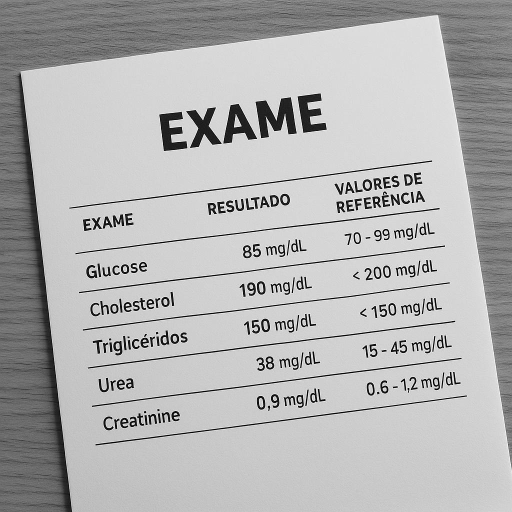
#> input picture resultados/01_cinza.jpg, 1024 x 1024 px (shown at 1/2 size)
$ python main.py
#> lines starting #> are read from the running program, lines starting #| are printed output that depends on the picture; after the words box and inside, x2 and y2 are one past the last pixel; in counts of white or black regions, pixels touching at a corner belong together
#> the answer given: resultados/01_cinza.jpg
import cv2
import numpy as np
import os

# Função para salvar uma imagem na pasta 'resultados'
def salvar_imagem(nome, imagem):
    caminho = os.path.join('resultados', nome)  # Cria o caminho do arquivo
    cv2.imwrite(caminho, imagem)  # Salva a imagem

# Função para ler e exibir a imagem original
def leitura_e_exibicao(caminho_img):
#> called with caminho_img = 'resultados/01_cinza.jpg'
    imagem = cv2.imread(caminho_img)  # Lê a imagem
#> imagem is the input picture: shape (1024, 1024, 3); min 0, max 255, mean 178.5
    cv2.imshow('Imagem Original', imagem)  # Mostra a imagem em uma janela
    cv2.waitKey(0)  # Aguarda tecla para fechar
    cv2.destroyAllWindows()  # Fecha a janela
    return imagem  # Retorna a imagem lida

# Função de pré-processamento: conversão para cinza e equalização
def pre_processamento(imagem):
    cinza = cv2.cvtColor(imagem, cv2.COLOR_BGR2GRAY)  # Converte para escala de cinza
    equalizada = cv2.equalizeHist(cinza)  # Aplica equalização de histograma
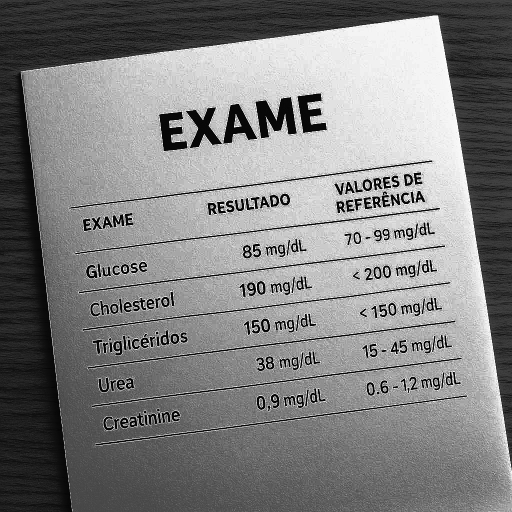
#> equalizada: shape (1024, 1024) (shown at 1/2 size); min 0, max 255, mean 129
    salvar_imagem('01_cinza.jpg', cinza)  # Salva imagem em cinza
    salvar_imagem('02_equalizada.jpg', equalizada)  # Salva imagem equalizada
    return equalizada  # Retorna imagem equalizada

# Função para modificar cores aumentando a saturação
def modificar_cores(imagem):
    hsv = cv2.cvtColor(imagem, cv2.COLOR_BGR2HSV)  # Converte para HSV
#> hsv: shape (1024, 1024, 3); mean H, S, V 0, 0, 178.5
    h, s, v = cv2.split(hsv)  # Separa canais
#> h: shape (1024, 1024); every value is 0
    s = np.clip(s * 1.3, 0, 255).astype(np.uint8)  # Aumenta saturação e limita entre 0-255
    hsv_modificada = cv2.merge([h, s, v])  # Junta os canais novamente
    imagem_modificada = cv2.cvtColor(hsv_modificada, cv2.COLOR_HSV2BGR)  # Converte de volta para BGR
    salvar_imagem('03_hsv_saturacao.jpg', imagem_modificada)  # Salva imagem
    return imagem_modificada  # Retorna imagem modificada

# Função para ajustar brilho e contraste
def ajuste_brilho_contraste(imagem, brilho=50, contraste=1.2):
#> called with brilho = 50, contraste = 1.2
    ajustada = cv2.convertScaleAbs(imagem, alpha=contraste, beta=brilho)  # Aplica brilho e contraste
    salvar_imagem('04_brilho_contraste.jpg', ajustada)  # Salva imagem
    return ajustada  # Retorna imagem ajustada

# Função de redimensionamento com diferentes interpolações
def redimensionamento(imagem):
    metade = cv2.resize(imagem, (0, 0), fx=0.5, fy=0.5, interpolation=cv2.INTER_CUBIC)  # Reduz 50% com bicúbica
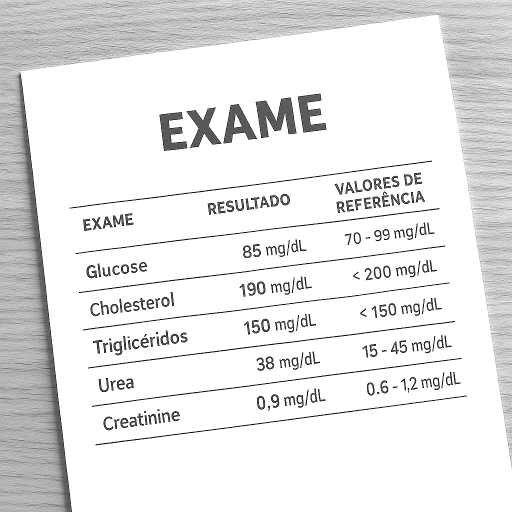
#> metade: shape (512, 512, 3); min 0, max 255, mean 230.6
    dobro = cv2.resize(imagem, (0, 0), fx=2.0, fy=2.0, interpolation=cv2.INTER_LINEAR)  # Aumenta 200% com linear
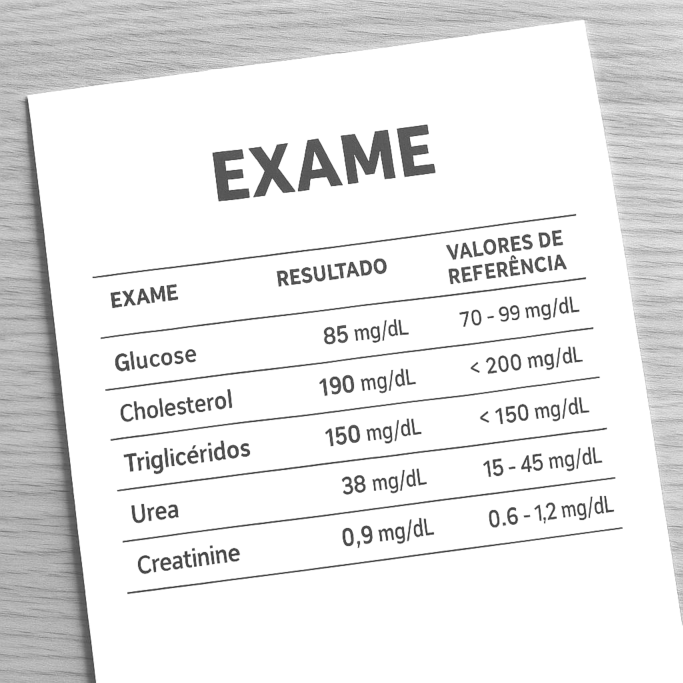
#> dobro: shape (2048, 2048, 3) (shown at 1/3 size); min 50, max 255, mean 231
    salvar_imagem('05_redimensionada_50.jpg', metade)  # Salva imagem reduzida
    salvar_imagem('06_redimensionada_200.jpg', dobro)  # Salva imagem aumentada
    return metade, dobro  # Retorna ambas

# Função para transformações geométricas
def transformacoes_geometricas(imagem):
    h, w = imagem.shape[:2]  # Obtém altura e largura
#> h = 1024; w = 1024
    M_rot = cv2.getRotationMatrix2D((w // 2, h // 2), 45, 1.0)  # Matriz de rotação de 45 graus
    rotacionada = cv2.warpAffine(imagem, M_rot, (w, h))  # Aplica rotação
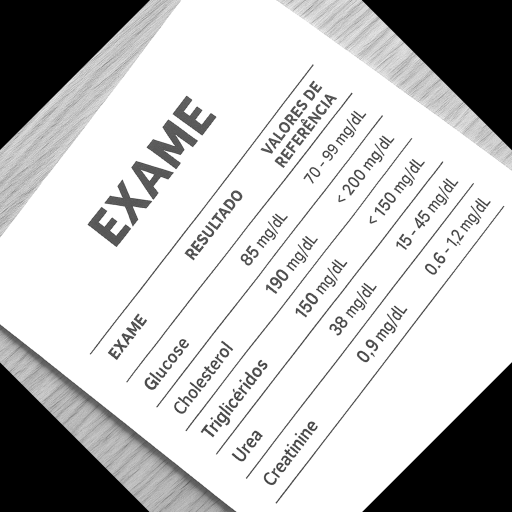
#> rotacionada: shape (1024, 1024, 3) (shown at 1/2 size); min 0, max 255, mean 194.4
    espelhada = cv2.flip(imagem, 1)  # Espelha horizontalmente
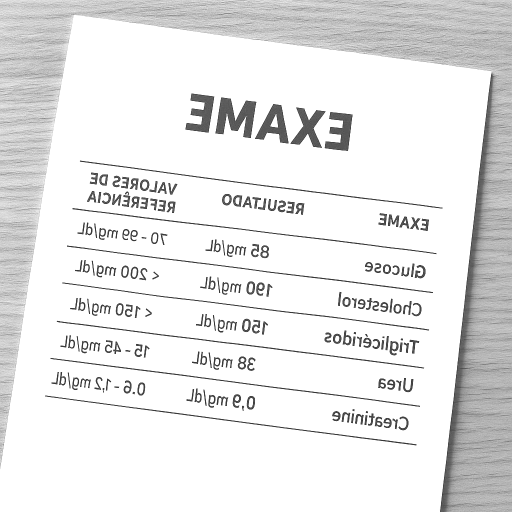
#> espelhada: shape (1024, 1024, 3) (shown at 1/2 size); min 50, max 255, mean 231
    y1 = h // 2 - 150
#> y1 = 362
    x1 = w // 2 - 150
#> x1 = 362
    recorte = imagem[y1:y1 + 300, x1:x1 + 300]  # Recorte central 300x300px
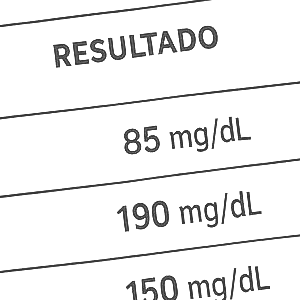
#> recorte: shape (300, 300, 3); min 50, max 255, mean 238.7
    salvar_imagem('07_rotacionada.jpg', rotacionada)  # Salva imagem rotacionada
    salvar_imagem('08_espelhada.jpg', espelhada)  # Salva imagem espelhada
    salvar_imagem('09_recorte_central.jpg', recorte)  # Salva recorte
    return rotacionada, espelhada, recorte  # Retorna todas

# Função para binarização usando Otsu
def binarizacao(imagem_cinza):
    _, binarizada = cv2.threshold(imagem_cinza, 0, 255, cv2.THRESH_BINARY + cv2.THRESH_OTSU)  # Binarização Otsu
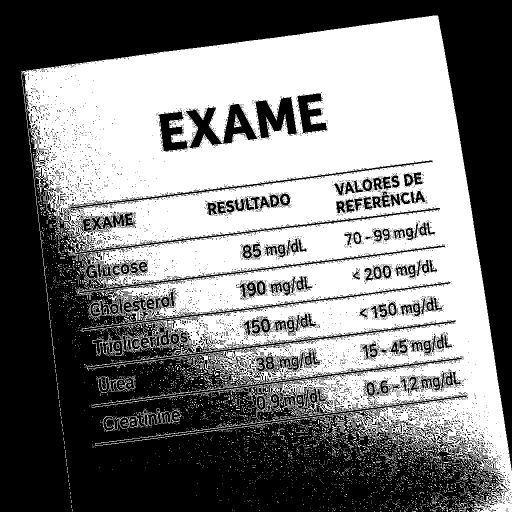
#> binarizada: shape (1024, 1024) (shown at 1/2 size); 49.5% white; 3661 white regions (3500 under 20 px), largest, box (x1, y1, x2, y2) and area: (42, 31, 1024, 1024) 497805, (184, 675, 249, 712) 446, (42, 145, 81, 472) 342
    salvar_imagem('10_binarizada.jpg', binarizada)  # Salva imagem binarizada
    return binarizada  # Retorna imagem binária

# Pipeline principal que chama todas as etapas acima
def pipeline(caminho_img):
    if not os.path.exists('resultados'):
        os.makedirs('resultados')  # Cria pasta 'resultados' se não existir

    original = leitura_e_exibicao(caminho_img)  # Etapa 1
    equalizada = pre_processamento(original)  # Etapa 2
    imagem_hsv = modificar_cores(original)  # Etapa 3
    ajustada = ajuste_brilho_contraste(imagem_hsv)  # Etapa 4
    redimensionamento(ajustada)  # Etapa 5
    transformacoes_geometricas(ajustada)  # Etapa 6
    binarizacao(equalizada)  # Etapa 7

# Ponto de entrada do script
if __name__ == "__main__":
    # Solicita ao usuário o nome da imagem a ser processada
    nome_imagem = input("Digite o nome da imagem (com extensão, ex: exame.jpg): ")
    pipeline(nome_imagem)
